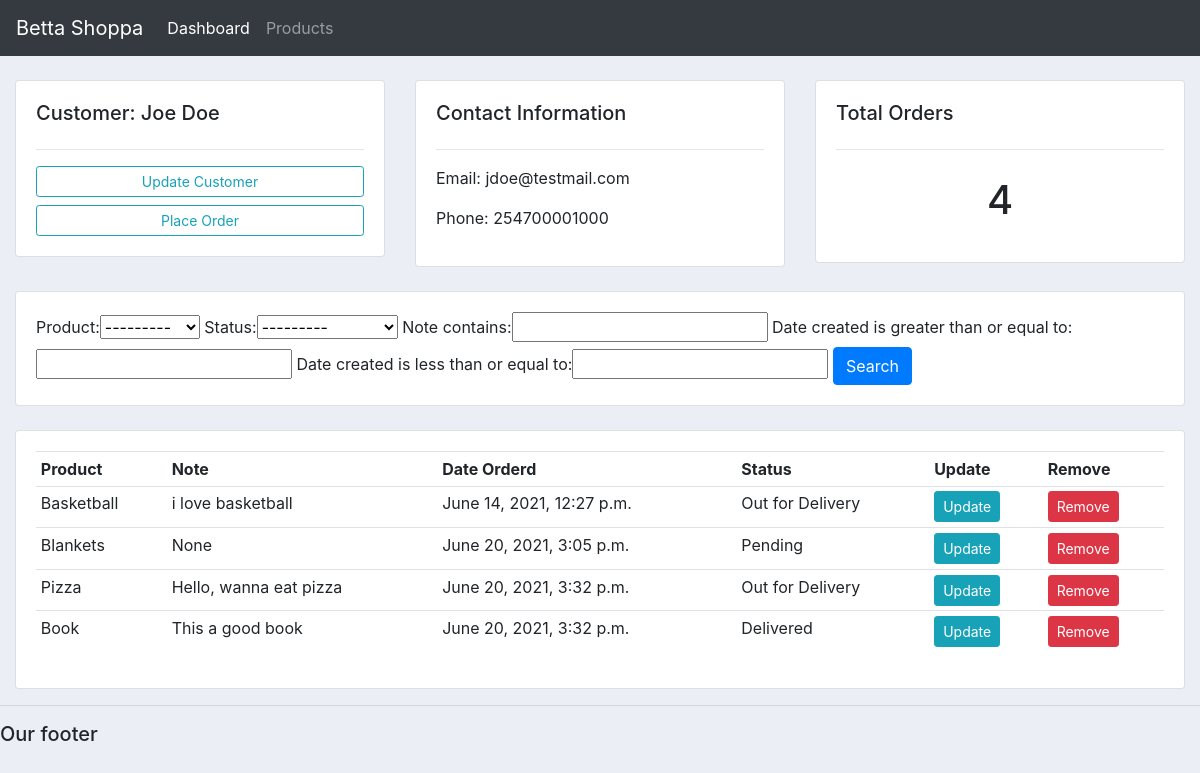
The page /crm/customer/2/ on the database its author committed.
### crm/models.py (models this page shows, shortened)
class Customer(models.Model):
    firstname = models.CharField(max_length=100, null=True)
    secondname = models.CharField(max_length=100, null=True)
    phone = models.CharField(max_length=200, null=True)
    email = models.CharField(max_length=200, null=True)
    date_created = models.DateTimeField(auto_now_add=True)
    def __str__(self):
        return self.firstname + " " + self.secondname

class Order(models.Model):
    STATUS = (
        ('Pending', 'Pending'),
        ('Out for Delivery', 'Out for Delivery'),
        ('Delivered', 'Delivered'),
    )
    customer = models.ForeignKey(Customer, null=True, on_delete=models.SET_NULL)
    product = models.ForeignKey(Product, null=True, on_delete=models.SET_NULL)
    status = models.CharField(max_length=200, null=True, choices=STATUS)
    date_created = models.DateTimeField(auto_now_add=True)
    note = models.CharField(max_length=1000, null=True)

class Product(models.Model):
    CATEGORY = (
        ('Indoor', 'Indoor'),
        ('Outdoor', 'Outdoor'),
    )
    name = models.CharField(max_length=100, null=True)
    price = models.FloatField(null=True)
    category = models.CharField(max_length=100, null=True, choices=CATEGORY)
    description = models.CharField(max_length=100, null=True, blank=True)
    date_created = models.DateTimeField(auto_now_add=True)
    tags = models.ManyToManyField(Tag)
    def __str__(self):
        return self.name

### crm/views.py (the view)
# urls.py: path('customer/<str:pk>/',views.customer, name="customer"),
def customer(request, pk):
    customer = Customer.objects.get(id=pk)
    orders = customer.order_set.all()
    myFilter = OrderFilter(request.GET, orders)
    orders = myFilter.qs
    context = {
        "customer" : customer,
        "orders" : orders,
        "myFilter" : myFilter,
    }
    return render(request, "crm/customer.html", context)

### crm/templates/crm/customer.html
{% extends "crm/base.html" %}
{% block content %}
	<br>
<div class="row">
	<div class="col-md">
		<div class="card card-body">
			<h5>Customer: {{customer}}</h5>
			<hr>
			<a class="btn btn-outline-info  btn-sm btn-block" href="">Update Customer</a>
			<a class="btn btn-outline-info  btn-sm btn-block" href="{% url 'create_order' customer.id %}">Place Order</a>
		</div>
	</div>
	<div class="col-md">
		<div class="card card-body">
			<h5>Contact Information</h5>
			<hr>
			<p>Email: {{customer.email}}</p>
			<p>Phone: {{customer.phone}}</p>
		</div>
	</div>
	<div class="col-md">
		<div class="card card-body">
			<h5>Total Orders</h5>
			<hr>
			<h1 style="text-align: center;padding: 10px">{{orders.count}}</h1>
		</div>
	</div>
</div>
<br>
<div class="row">
	<div class="col">
		<div class="card card-body">
			<form method="get">
			{{myFilter.form}}
		    <button class="btn btn-primary" type="submit">Search</button>
		  </form>
		</div>
	</div>
</div>
<br>
<div class="row">
	<div class="col-md">
		<div class="card card-body">
			<table class="table table-sm">
				<tr>
					<th>Product</th>
					<th>Note</th>
					<th>Date Orderd</th>
					<th>Status</th>
					<th>Update</th>
					<th>Remove</th>
				</tr>
				{% for order in orders %}
					<tr>
						<td>{{order.product}}</td>
						<td>{{order.note}}</td>
						<td>{{order.date_created}}</td>
						<td>{{order.status}}</td>
						<td><a class="btn btn-sm btn-info" href="{% url 'update_order' order.id %}">Update</a></td>
						<td><a class="btn btn-sm btn-danger" href="{% url 'delete_order' order.id %}">Remove</a></td>
					</tr>
				{% endfor %}
			</table>
		</div>
	</div>
</div>
{% endblock %}

### crm/templates/crm/base.html (style rules this page uses)
body { background-color: #ebeff5; }

### rows shown on the page
Customer: firstname+secondname "Joe Doe", email "jdoe@testmail.com", phone "254700001000"
Order: product "Basketball", note "i love basketball", date_created "June 14, 2021, 12:27 p.m.", status "Out for Delivery"
Order: product "Blankets", note "None", date_created "June 20, 2021, 3:05 p.m.", status "Pending"
Order: product "Pizza", note "Hello, wanna eat pizza", date_created "June 20, 2021, 3:32 p.m.", status "Out for Delivery"
Order: product "Book", note "This a good book", date_created "June 20, 2021, 3:32 p.m.", status "Delivered"

### other values the page prints
{{ orders.count }} "4"
